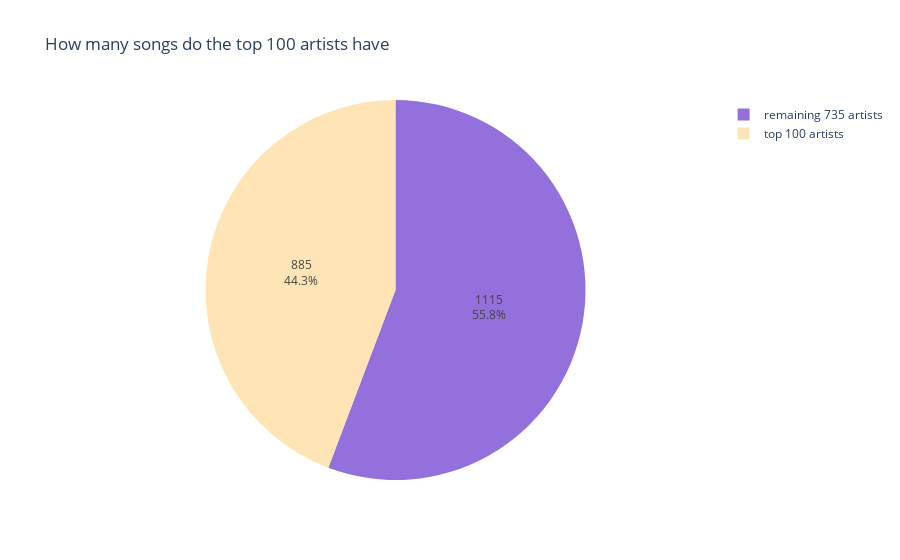

Source (notebook cell):
### Code cell
iplot(px.pie(values=[artists[:100].sum(),2000-artists[:100].sum()], 
       names=['top 100 artists',f'remaining {835-100} artists'], 
       title="How many songs do the top 100 artists have",
       color_discrete_sequence = ['mediumpurple', 'moccasin']
      ).update_traces(textinfo='value+percent'))

### Figure 1 — Plotly figure (JSON) as saved in the notebook; plotly's stock layout.template omitted (floating-point values rounded to 4 significant figures)
{"data": [{"domain": {"x": [0, 1], "y": [0, 1]}, "hovertemplate": "label=%{label}<br>value=%{value}<extra></extra>", "labels": ["top 100 artists", "remaining 735 artists"], "legendgroup": "", "name": "", "showlegend": true, "textinfo": "value+percent", "type": "pie", "values": [885, 1115]}], "layout": {"legend": {"tracegroupgap": 0}, "piecolorway": ["mediumpurple", "moccasin"], "title": {"text": "How many songs do the top 100 artists have"}}}
